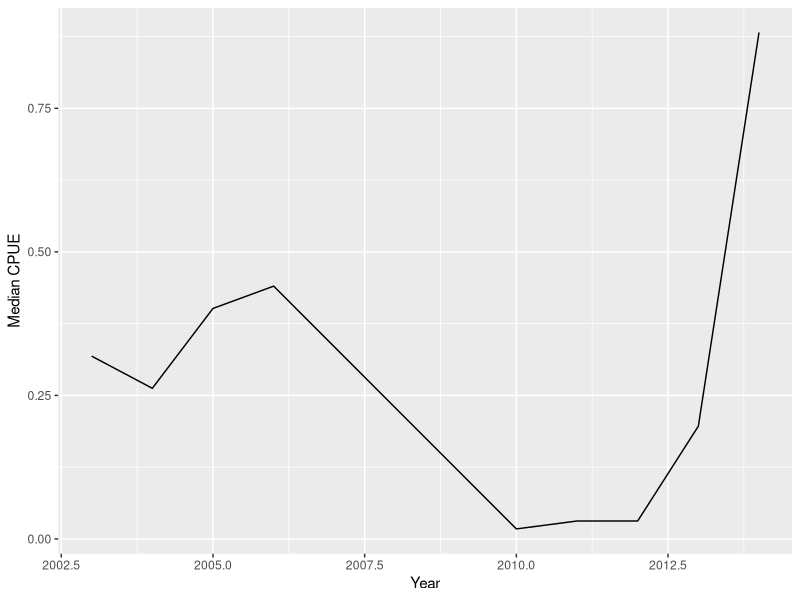
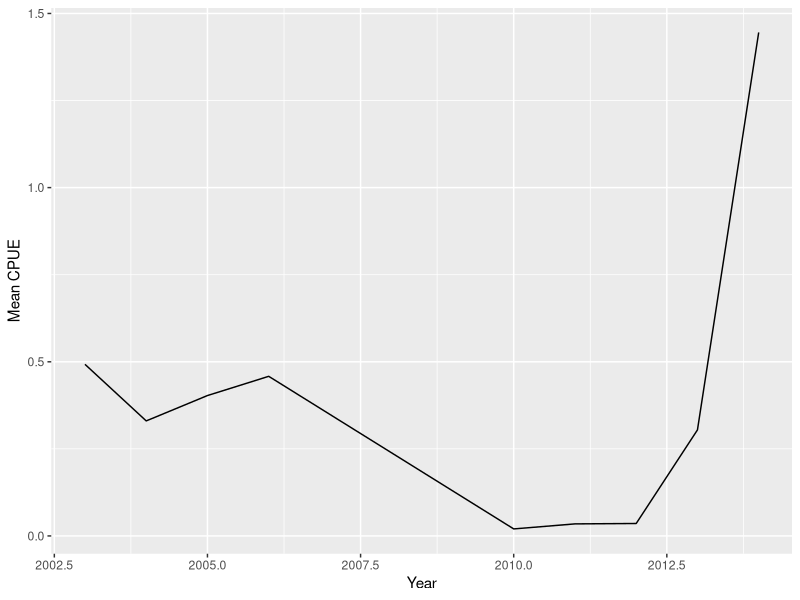
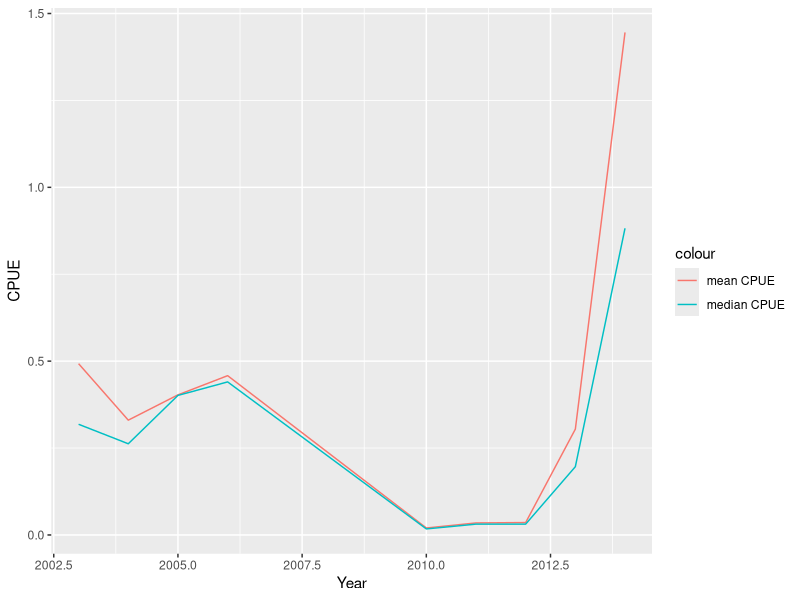

The R source for these figures, in order:
## ---- chunk 1
knitr::opts_chunk$set(echo = TRUE, warning=FALSE, message=FALSE)
## ---- chunk 2
library('readr')
library('ggplot2')
library('magrittr')
library('tidyverse')
library('lubridate')
library('dplyr')
## ---- chunk 3
landings_data <- read_csv("sample_landings_data_clean.csv")

landings_data
## ---- chunk 4
annual_landings <- landings_data %>% 
  mutate(Weight_kg = Weight_g / 1000) %>%
  group_by(Year) %>% 
  summarize(Annual_Landings_kg = sum(Weight_kg,na.rm=TRUE))
## ---- chunk 5
annual_landings
## ---- chunk 6
annual_gear_landings <- landings_data %>% 
  mutate(Weight_kg = Weight_g / 1000) %>%
  group_by(Year, Gear) %>% 
  summarize(Annual_Landings_kg = sum(Weight_kg,na.rm=TRUE))
## ---- chunk 7
annual_gear_landings
## ---- chunk 8
m95 = 15.9
## ---- chunk 9
landings_data %>% 
  mutate(Mature = Length_cm > m95) %>% 
  group_by(Year) %>% 
  summarize(Percent_Mature = sum(Mature) / n() * 100) 
## ---- chunk 10
cpue_median <- landings_data %>% 
  mutate(Weight_kg = Weight_g / 1000) %>%
  group_by(Year,Trip_ID) %>% 
  summarize(Trip_CPUE = sum(Weight_kg) / mean(Effort_Hours)) %>% 
summarize(Median_CPUE_kg_hour = median(Trip_CPUE))
## ---- chunk 11
cpue_median
## ---- chunk 12
ggplot(cpue_median,  aes(x=Year, y= Median_CPUE_kg_hour)) + geom_line() + ylab("Median CPUE")
## ---- chunk 13
cpue_mean <- landings_data %>% 
  mutate(Weight_kg = Weight_g / 1000) %>%
  group_by(Year,Trip_ID) %>% 
  summarize(Trip_CPUE = sum(Weight_kg) / mean(Effort_Hours)) %>% 
summarize(Mean_CPUE_kg_hour = mean(Trip_CPUE))
## ---- chunk 14
cpue_mean
## ---- chunk 15
ggplot(cpue_mean,  aes(x=Year, y= Mean_CPUE_kg_hour)) + geom_line() +ylab("Mean CPUE")
## ---- chunk 16
cpue <- merge(cpue_median, cpue_mean)

cpue
## ---- chunk 17

ggplot(cpue,  aes(x=Year)) + geom_line(aes(y= Mean_CPUE_kg_hour, colour = "mean CPUE" )) + geom_line(aes(y= Median_CPUE_kg_hour, colour= "median CPUE")) +ylab("CPUE")
